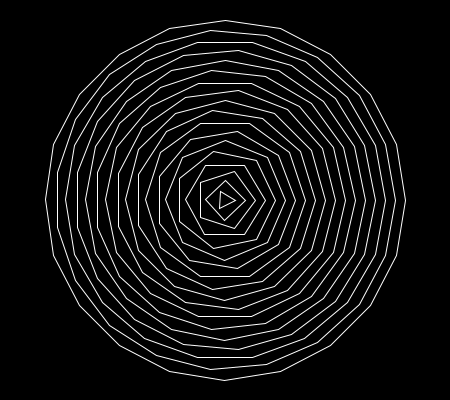
Frame 1 (no input)
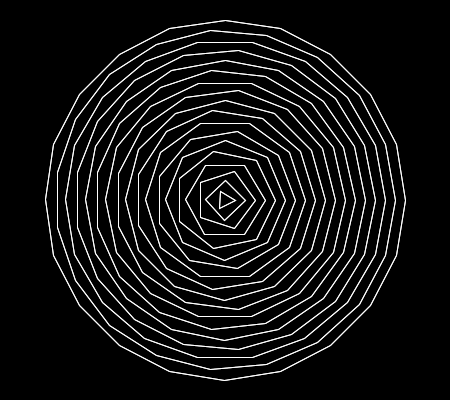
Frame 2 (the mouse pressed at the canvas centre, redrawn once)

The Processing sketch that drew these frames (run headless with seeded random() and noise(); the mouse was pressed at the canvas centre and the sketch redrawn once):

// Processing sketch: processing_month_day_013
// ── processing_month_day_013.pde
void setup()
{
    size( 450, 400 );
    
    background(0);
    noFill();
    stroke(255);
    smooth();

    noLoop();
}

void draw()
{
    translate( width/2, height/2 );
    for (int i = 0; i < 18; i++) {
        regularPolygon( 10 + i * 10, 3 + i );
    }
}

void regularPolygon( float radius, int numPoints )
{
    float angle = TWO_PI / numPoints;
    
    beginShape();
    for (int i = 0; i < numPoints; i++) {
        float x = cos( i * angle ) * radius;
        float y = sin( i * angle ) * radius;
        vertex( x, y );
    }
    endShape(CLOSE);
}
